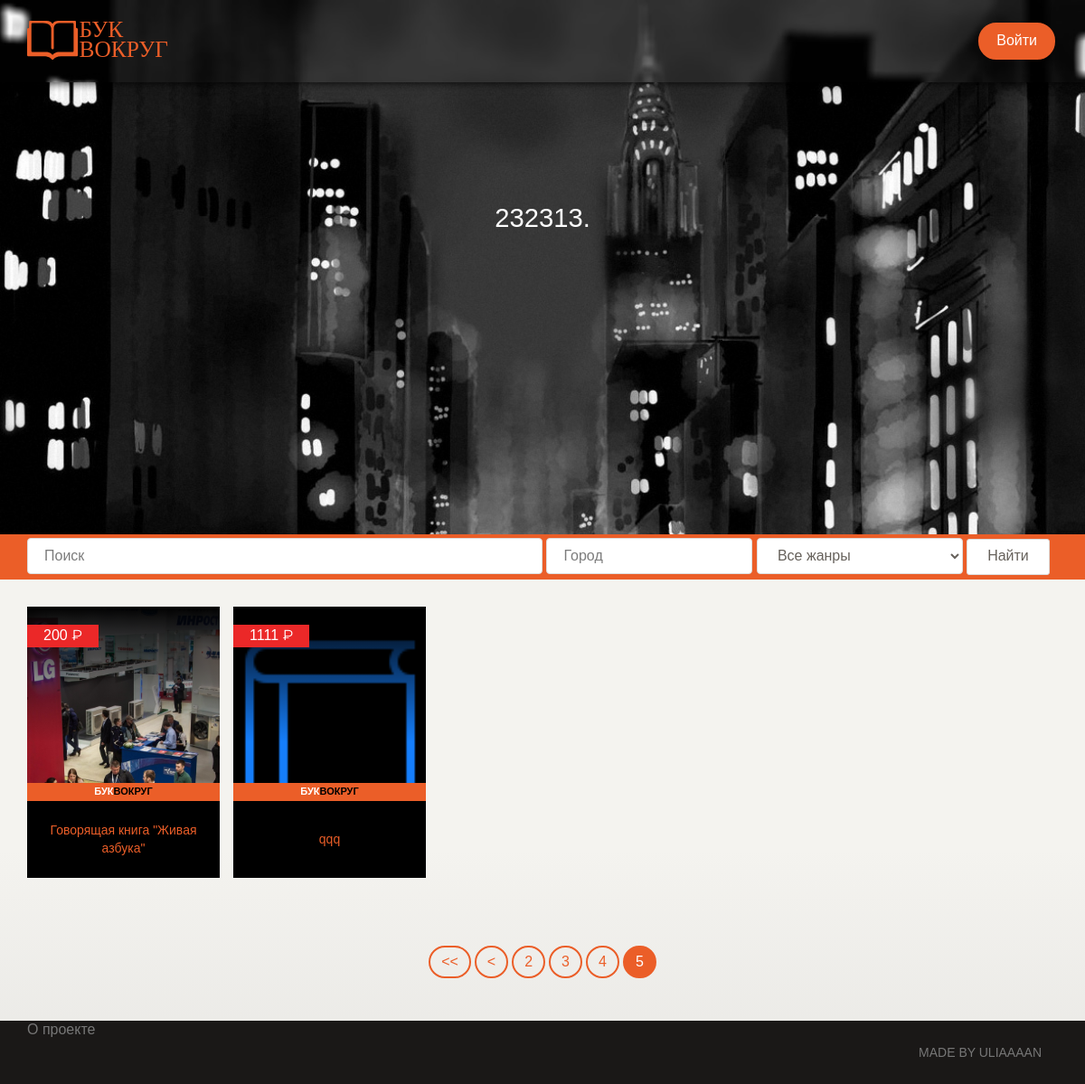
The app's page /?page=5 with its own data.
### tables this page shows
CREATE TABLE `books` (
  `id` int(11) NOT NULL,
  `user_id` varchar(10) NOT NULL,
  `booktitle` varchar(100) NOT NULL,
  `bookgenre_id` varchar(10) NOT NULL,
  `textbook` varchar(500) NOT NULL,
  `price` varchar(10) NOT NULL,
  `imgbookurl` varchar(100) NOT NULL,
  `addtime` varchar(20) NOT NULL,
  `endtime` varchar(20) NOT NULL,
  `city_id` varchar(10) NOT NULL
);

### functions.php (the view, shortened to what this page needs)
<?
	$connect = mysqli_connect('localhost', 'root', '12345678','bookvokrug');
	$filtersearch_value = '';
	$filtercity_value = '';
	$filterbookgenre_value = '';
	$allgenres = "Все жанры";
	function booksonmain() {
		global $connect;
		global $filtersearch_value;
		global $filtercity_value;
		global $filterbookgenre_value;
		global $allgenres;
		$filterbookgenre = $allgenres;
			$quantity = 2;
			$limit = 3;
			$page=$_GET['page'];
			$cout_rows_query = $connect->query("SELECT * FROM `books`");
			$cout_rows = mysqli_num_rows($cout_rows_query);
			$pages = $cout_rows/$quantity;
			$pages = ceil($pages);
			$pages++;
			$list =-- $page*$quantity;
		if (isset($_GET['filtersearch']) && isset($_GET['filtercity']) && isset($_GET['filterbookgenre']) ||
			isset($_GET['filtersearch']) && isset($_GET['filtercity']) ||
			isset($_GET['filtercity']) && isset($_GET['filterbookgenre']) ||
			isset($_GET['filtersearch']) && isset($_GET['filterbookgenre']) ||
			isset($_GET['filtersearch']) || isset($_GET['filtercity']) || isset($_GET['filterbookgenre'])) {
			if($_GET['filtersearch'] != "") {
				$filtersearch = htmlspecialchars($_GET['filtersearch']);
			} else {
				$filtersearch = "";
			}
			if($_GET['filtercity'] != "") {
				$filtercity = htmlspecialchars($_GET['filtercity']);
			} else {
				$filtercity = "";
			}
			if($_GET['filterbookgenre'] != $allgenres) {
				$filterbookgenre = htmlspecialchars($_GET['filterbookgenre']);
			} else {
				$filterbookgenre = $allgenres;
			}
			if (!empty($filtersearch) && !empty($filtercity) && ($filterbookgenre != $allgenres)) {
				$filtersearch_value = "WHERE `booktitle` LIKE '%".$filtersearch."%'";
				$filtercity_value = "AND `city_id` = '$filtercity'";
				$filterbookgenre_value = "AND `bookgenre_id` = '$filterbookgenre'";
				$resulturl = "&filtersearch=$filtersearch&filtercity=$filtercity&filterbookgenre=$filterbookgenre";
			} if (!empty($filtersearch) && !empty($filtercity) && ($filterbookgenre == $allgenres)) {
				$filtersearch_value = "WHERE `booktitle` LIKE '%".$filtersearch."%'";
				$filtercity_value = "AND `city_id` = '$filtercity'";
				$resulturl = "&filtersearch=$filtersearch&filtercity=$filtercity&filterbookgenre=$filterbookgenre";
			} else if (!empty($filtersearch) && empty($filtercity) && ($filterbookgenre == $allgenres)) {
				$filtersearch_value = "WHERE `booktitle` LIKE '%".$filtersearch."%'";
				$resulturl = "&filtersearch=$filtersearch";
			} else if (empty($filtersearch) && !empty($filtercity) && ($filterbookgenre != $allgenres)) {
				$filtercity_value = "WHERE `city_id` = '$filtercity'";
				$filterbookgenre_value = "AND `bookgenre_id` = '$filterbookgenre'";
				$resulturl = "&filtercity=$filtercity&filterbookgenre=$filterbookgenre";
			} else if (empty($filtersearch) && empty($filtercity) && ($filterbookgenre != $allgenres)) {
				$filterbookgenre_value = "WHERE `bookgenre_id` = '$filterbookgenre'";
				$resulturl = "&filterbookgenre=$filterbookgenre";
			} else if (!empty($filtersearch) && empty($filtercity) && ($filterbookgenre != $allgenres)) {
				$filtersearch_value = "WHERE `booktitle` LIKE '%".$filtersearch."%'";
				$filterbookgenre_value = "AND `bookgenre_id` = '$filterbookgenre'";
				$resulturl = "&filtersearch=$filtersearch&filterbookgenre=$filterbookgenre";
			} else if (empty($filtersearch) && !empty($filtercity) && ($filterbookgenre == $allgenres)) {
				$filtercity_value = "WHERE `city_id` = '$filtercity'";
				$resulturl = "&filtercity=$filtercity&filterbookgenre=$filterbookgenre";
			} else if (empty($filtersearch) && empty($filtercity) && ($filterbookgenre == $allgenres)) {
				$resulturl = "";
			}
				$quantity = 2;
				$limit = 3;
				$page=$_GET['page'];
				if(!is_numeric($page)) { $page=1; }
				if ($page<1) { $page=1; }
				$cout_rows_query = $connect->query("SELECT * FROM `books` $filtersearch_value $filtercity_value $filterbookgenre_value");
				$cout_rows = mysqli_num_rows($cout_rows_query);
				$pages = $cout_rows/$quantity;
				$pages = ceil($pages);
				$pages++;
				if ($page>$pages) { $page = 1; }
				if (!isset($list)) { $list=0; }
				$list =-- $page*$quantity;
			$booksrow = $connect->query("SELECT * FROM `books` $filtersearch_value $filtercity_value $filterbookgenre_value ORDER BY `id` DESC LIMIT $quantity OFFSET $list");
		} else {
			$booksrow = $connect->query("SELECT * FROM `books` $filtersearch_value $filtercity_value $filterbookgenre_value ORDER BY `id` DESC LIMIT $quantity OFFSET $list");
		}
		while($booksrow_res = mysqli_fetch_assoc($booksrow)) {
			echo '<a href="book.php?bookid=' .$booksrow_res['id']. '"><div class="books-block">';
				echo '<img class="bgbooks" src="http://localhost:88/' .$booksrow_res['imgbookurl']. '"> ';
				echo '<div class="books-block-gradient"></div>';
				echo '<div class="bookprice">' .$booksrow_res['price']. ' &#8381;</div>';
				echo '<div class="bookline"><div style="color: #fff; display: inline;">БУК</div>ВОКРУГ</div>';
				echo '<div class="bookname"><div class="booknameinner">' .$booksrow_res['booktitle']. '</div></div>';
			echo "</div></a>";
		}
		echo '<div class="clearfix"></div><div class="pagebottons"><ul class="pagination pagination-danger">';
		if ($page>=1) {
    		echo '<li><a href="/?page=1'.$resulturl.'"><<</a></li>';
   			echo '<li><a href="/?page=' . $page . ''.$resulturl.'">< </a></li>';
		}
		$thispage = $page+1;
		$start = $thispage-$limit;
		$end = $thispage+$limit;
		for ($j = 1; $j<$pages; $j++) {
		    if ($j>=$start && $j<=$end) {
		        if ($j==($page+1)) echo '<li class="active"><a href="/?page=' . $j . ''.$resulturl.'">' . $j . '</a></li>';
		        else echo '<li><a href="/?page=' . $j . ''.$resulturl.'">' . $j . '</a></li>';
		    }
		}
		echo '</ul><div>';
	}
?>

### assets/css/main.css (style rules this page uses)
html { position: relative; min-height: 100%; }
body { margin-bottom: 60px; padding-right: 0px !important; background-color: #EBEBEB; }
.books-block { width: 213px; height: 300px; margin: 0 15px 15px 0; float: left; background-color: #000; }
.books-block img { width: 213px; height: 300px; object-fit: cover; position: absolute; }
.books-block-gradient { width: 213px; height: 150px; position: absolute; background: linear-gradient(to bottom, #000, transparent); }
.bookline { height: 20px; background-color: #EB5E28; text-align: center; font-weight: 900; font-size: 11px; color: #000; padding: 2px 0 0 0; position: absolute; width: 213px; margin-top: 195px; }
.bookname { display: flex; height: 85px; width: 213px; position: absolute; background: #000; margin-top: 215px; }
.booknameinner { color: #EB5E28; margin: auto; padding: 10px; text-align: center; font-size: 14px; }
.bookprice { position: absolute; background: #eb2828; padding: 1px 18px; margin-top: 20px; color: #fff; }
.pagebottons { margin-top: 40px; text-align: center; }

### records on screen
books: imgbookurl (picture), price "200", booktitle "Говорящая книга \"Живая азбука\""
books: imgbookurl (picture), price "1111", booktitle "qqq"

### other values on screen
form field filterbookgenre "Все жанры"
